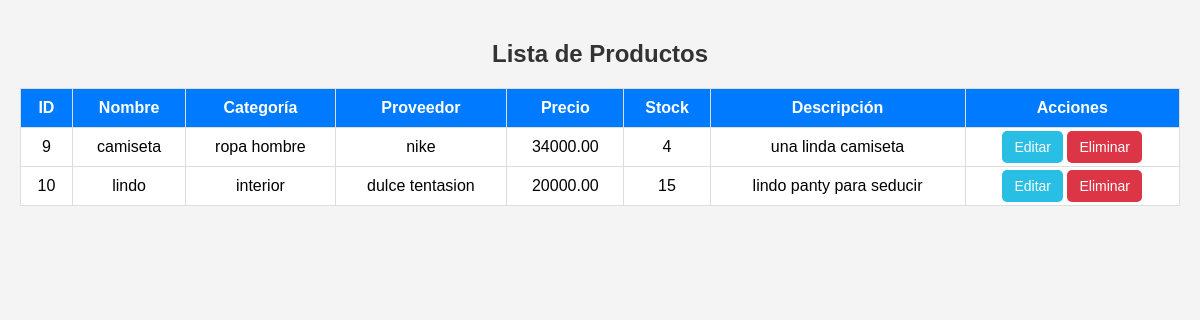
Page /productos/listar_productos.php on the committed database.
### tables this page shows
CREATE TABLE `producto` (
  `codigo_producto` int(11) NOT NULL,
  `nombre` varchar(100) NOT NULL,
  `categoria` varchar(50) DEFAULT NULL,
  `proveedor` varchar(100) DEFAULT NULL,
  `precio` decimal(10,2) NOT NULL,
  `stock` int(11) NOT NULL,
  `descripcion` text DEFAULT NULL
);

### productos/listar_productos.php (the view, shortened to what this page needs)
<?php
include '../db.php';
$query = "SELECT * FROM producto";
$result = $conn->query($query);
?>
<!DOCTYPE html>
<html lang="es">
<head>
    <link rel="stylesheet" href="../css/estilos.css">
</head>
<body>
    <h2>Lista de Productos</h2>
    <table border="1">
    <tr>
    <th>ID</th>
    <th>Nombre</th>
    <th>Categoría</th>
    <th>Proveedor</th>
    <th>Precio</th>
    <th>Stock</th>
    <th>Descripción</th>
    <th>Acciones</th>
</tr>
<?php while ($row = $result->fetch_assoc()) { ?>
<tr>
    <td><?php echo $row['codigo_producto']; ?></td>
    <td><?php echo $row['nombre']; ?></td>
    <td><?php echo $row['categoria']; ?></td>
    <td><?php echo $row['proveedor']; ?></td>
    <td><?php echo $row['precio']; ?></td>
    <td><?php echo $row['stock']; ?></td>
    <td><?php echo $row['descripcion']; ?></td>
    <td>
    <a href="editar_producto.php?id=<?php echo $row['codigo_producto']; ?>" class="btn btn-editar">Editar</a>
    <a href="eliminar_producto.php?id=<?php echo $row['codigo_producto']; ?>" class="btn btn-eliminar" onclick="return confirm('¿Seguro que quieres eliminar este producto?');">Eliminar</a>
    </td>
</tr>
<?php } ?>
    </table>
</body>
</html>

### css/estilos.css (style rules this page uses)
body { font-family: Arial, sans-serif; background-color: #f4f4f4; margin: 0; padding: 20px; text-align: center; }
h2 { color: #333; }
table { width: 100%; border-collapse: collapse; background: white; }
table, th, td { border: 1px solid #ddd; }
th, td { padding: 10px; text-align: center; }
th { background-color: #007bff; color: white; }
.btn { padding: 8px 12px; border: none; cursor: pointer; border-radius: 5px; text-decoration: none; color: white; font-size: 14px; }
.btn-editar { background-color: #29BEE3; }
.btn-eliminar { background-color: #dc3545; }

### rows in the picture
producto: codigo_producto "9", nombre "camiseta", categoria "ropa hombre", proveedor "nike", precio "34000.00", stock "4", descripcion "una linda camiseta"
producto: codigo_producto "10", nombre "lindo", categoria "interior", proveedor "dulce tentasion", precio "20000.00", stock "15", descripcion "lindo panty para seducir"
